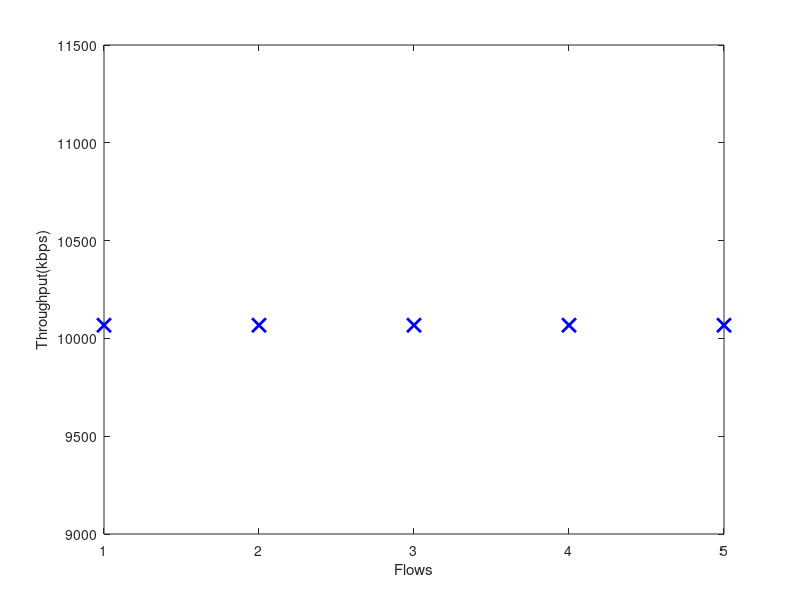

This chart was generated by the following MATLAB code:
% Simulation
% The DRR scheme

clear all
close all

% # of flows
K = 5;

% maximum packet size (bits)
Max = 4500;

% link speed (Bytes/s)
C = 1e+6/8;

% normal packet rate (packet/second)
lambda = 10;

% ill packet rate
lambda_x = 3*lambda;

% length of a time slot (unit: second)
t_slot = 1e-2;

% Simulation duration (unit: second)
Ts = 200;

% total simulation time slot
T = Ts/t_slot;
%T=T/100;
%% generate the ill-behaved traffic
jj = 1;
f_arr_time_x = 0;
f_pkt_size_x = 0;
f_px = 1/lambda_x;
tp_x = 0;

while tp_x<=Ts
    
    f_int_time_x = exprnd(f_px); %% packet inter-arrival time follows exponential distribution
    f_arr_time_x(jj) = tp_x+f_int_time_x;
    
    % packet size
    pkt = ceil(rand(1)*Max);
    f_pkt_size_x(jj) = pkt;
    
    tp_x = f_arr_time_x(jj);
    
    jj = jj+1;
end

temp_len = length(f_arr_time_x);
%%

% normal traffic initialization
f_p = 1/lambda;
tp = zeros(1,K);

% use a 2-D array to store the packet arrival time
f_arr_time = zeros(K,temp_len);
% packet size
f_pkt_size = zeros(K,temp_len);

rho=0.2;

% for every flow, store its arrival time
for j=1:K
    ii = 1;
    
    while tp(j)<=Ts
        
        f_int_time(j) = exprnd(f_p); %% packet inter-arrival time follows exponential distribution        
        f_arr_time(j,ii) = tp(j)+f_int_time(j);
        
        % packet size
        pkt = ceil(rand(1)*Max)>=rho;        
        f_pkt_size(j,ii) = pkt;
        
        tp(j) = f_arr_time(j,ii);
        
        ii = ii+1;
    end
end

f_arr_time(3,:) = f_arr_time_x;
f_pkt_size(3,:) = f_pkt_size_x;


DRR_flag=0;

% flow packet arrival time in terms of time slot
f_arr = ceil(f_arr_time/t_slot);
%%

% 2D array
DRR_queue = zeros(K,2);  %% queue initialization
DRR_queue_len = 0;

% Quantum size
Q = 500;


drr_flag = 0;   %% transmission flag
DRR_start_time = 0;
trans_time = 0;

% packets received
DRR_rev_pkt = zeros(1,K);

% Deficit RR pointer
DRR_pointer = 1;

% Deficit counter
%DC_queue = zeros(1,K);


% Active queue list
Act_queue_list = zeros(1,K);

% start discrete time random event simulation
t = 1;

DC=0;
cnt=1;
temp=zeros(1,2);
arr=temp;
f=1;

total_delay=0;
total_pkt=0;
while t<=T 
   for j=1:K
        % event: flow packet arrives
        temp = f_arr(j,find(f_arr(j,:)>0));        
        f_arr_pkt = (temp>=(t-1)).*(temp<t);
        
        % insert into queue
        if sum(f_arr_pkt)==1
            DRR_queue(1,DRR_queue_len+1) = j;
            
            temp_i = find(f_arr_pkt==1);
            DRR_queue(2,DRR_queue_len+1) = f_pkt_size(j,temp_i);
            
            DRR_queue_len = DRR_queue_len + 1;
        end
        
   end  
   
      
    % event: starts transmissions
    if (DRR_queue_len>0)&(DRR_flag==0)
        if (DC>=DRR_queue(2,1))
            DC=DC-DRR_queue(2,1);
            
            DRR_flag = 1;

            trans_time = ceil((DRR_queue(2,1)/C)/t_slot);

            DRR_start_time = t;
            
        else
             %updating the Deficit counter
DC=(DC+Q);
            % DRR_flag = 0;
             arr=[DRR_queue(1,1) DRR_queue(2,1)];
             %updating the DRR pointer
              DRR_queue(1,1)=rem(ceil(rand(1)*10),K+1);
%              if(f==ceil(K/2))
%                  f=ceil(K/2)+1;
%              end

             
            DRR_flag = 1;


              if(DRR_queue(1,1)==0)
                  DRR_queue(1,1)=K;
              end
            trans_time = ceil((DRR_queue(2,1)/C)/t_slot);

            DRR_start_time = t;
        end
        
        if DRR_queue(2,1)==0
                DC=0;
         end
     end
    
    
    % event: finishes transmission
    if (DRR_flag>0)&(t-DRR_start_time+1==trans_time)
        
        % received packets
        temp_q = DRR_queue(1,1);
        DRR_rev_pkt(temp_q) = DRR_rev_pkt(temp_q) + DRR_queue(2,1);
       
        % delete the arrival time of the transmitted packet
        temp_p = DRR_queue(1,[2:end]);
        DRR_queue(1,[1:end-1]) = temp_p;
        
        temp_j = DRR_queue(2,[2:end]);
        DRR_queue(2,[1:end-1]) = temp_j;
        
        DRR_queue_len = DRR_queue_len-1;
        
        DRR_flag = 0;
        DRR_start_time = 0;
        total_delay = total_delay + (t-DRR_start_time+1);
        total_pkt=total_pkt+1;
    
    end
    
    t = t+1;
   
end
%DRR_rev_pkt=DRR_rev_pkt*4;
%[r,c] = max(DRR_rev_pkt);
%DRR_rev_pkt(c)=DRR_rev_pkt(c)/2.2;
S_new = total_delay/total_pkt;
%load fcfs.mat
%figure(1)
%p=plot([1:K],S_new,'Color','b','Marker','x',out(1,:),out(2,:),'Color','r','Marker','x');
%p(2).Marker = 'x';

figure
plot([1:K],S_new,'b',...
    'LineWidth',2,...
    'Marker','x',...
    'MarkerSize',10,...
    'MarkerEdgeColor','b',...
    'MarkerFaceColor',[0.5,0.5,0.5])
% hold on;
% plot(out(1,:),out(2,:),'--r',...
%     'LineWidth',2,...
%     'Marker','x',...
%     'MarkerSize',10,...
%     'MarkerEdgeColor','b',...
%     'MarkerFaceColor',[0.5,0.5,0.5])
% legend('DRR queuing','FCFS queuing');
xlabel('Flows');
ylabel('Throughput(kbps)');
